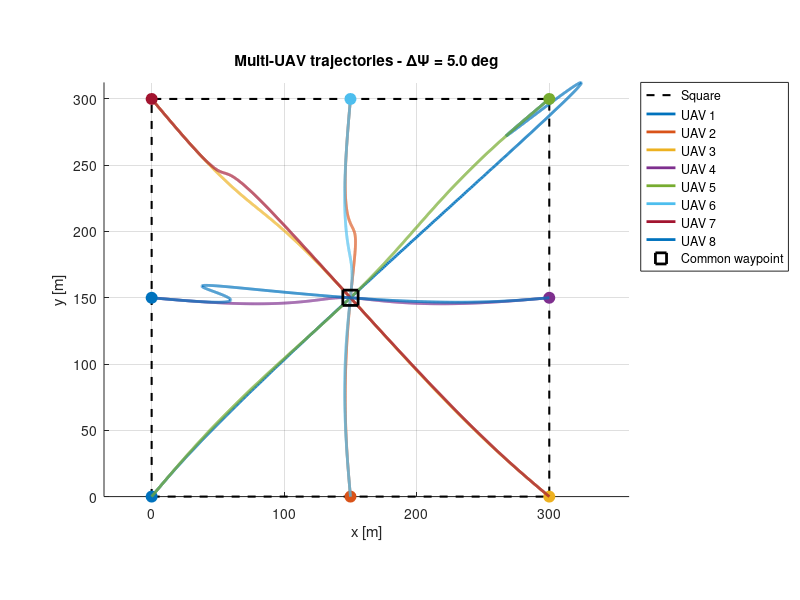
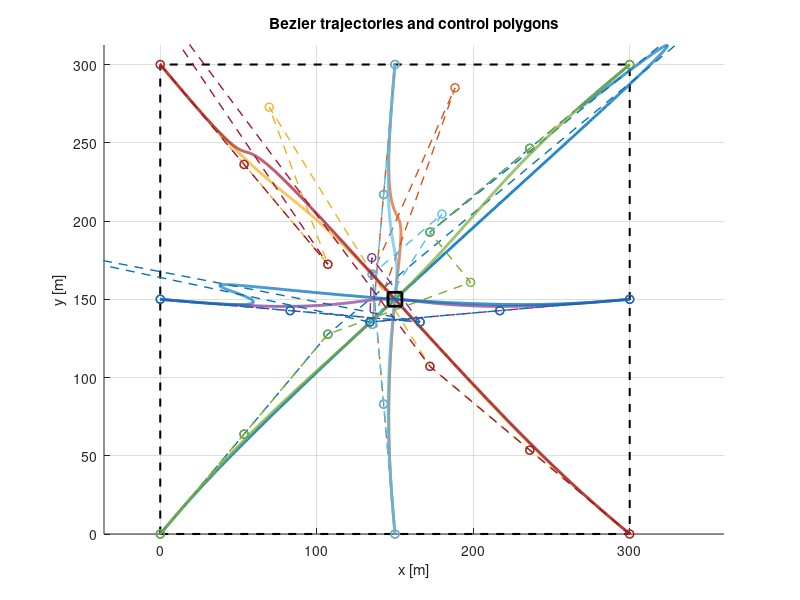
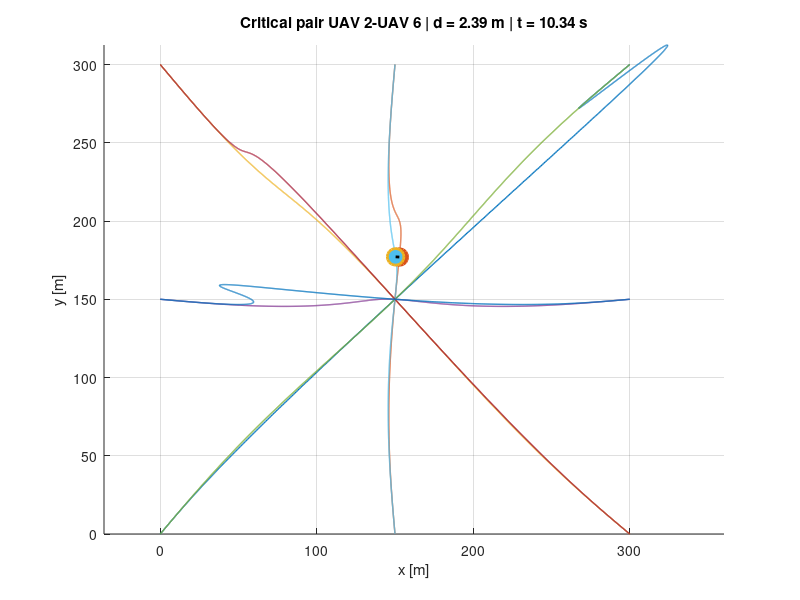
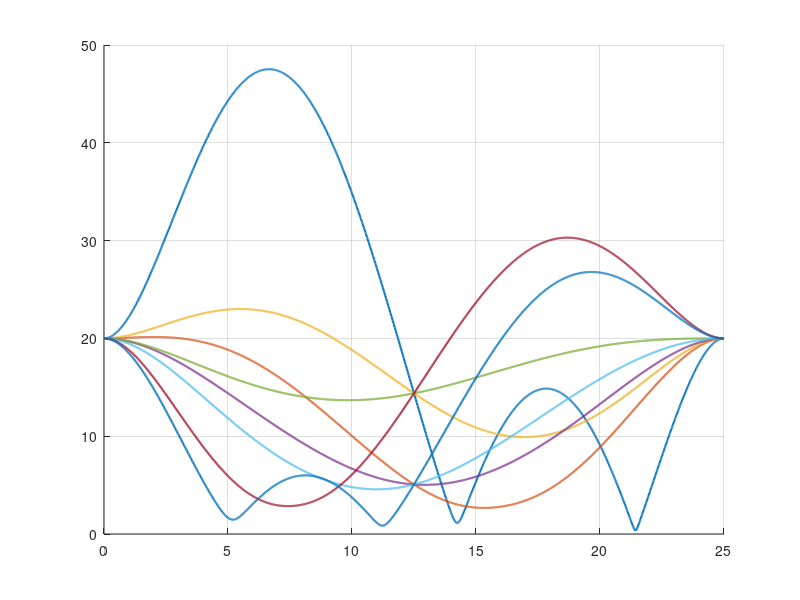

These figures' MATLAB source, in order: (Note: this script raises an error after producing the figures.)
%% ============================================================
% MULTI-UAV TRAJECTORY PLANNING
%
% 8 UAVs - 2D Swapping Square
%
% Bezier parametrization - degree 6
%
% Approach 1:
%   - Same waypoint for all UAVs
%   - Different waypoint crossing times
%   - Different initial/final headings to avoid collinear paths
%
% Flat output:
%
%       z = [x ; y]
%
% UAV model:
%
%       x_dot   = Va*cos(Psi)
%       y_dot   = Va*sin(Psi)
%       Psi_dot = g*tan(Phi)/Va
%
% ============================================================

clear;
clc;
close all;


%% ============================================================
% 1. PARAMETERS
% ============================================================

g = 9.81;                   % Gravity [m/s^2]

L = 300;                    % Square side [m]

T = 25;                     % Total trajectory time [s]

N = 1500;                   % Number of samples

t = linspace(0,T,N);

tau = t/T;                  % Normalized time

nUAV = 8;

V0 = 20;                    % Initial/final airspeed [m/s]

d_safe = 10;                % Required safety distance [m]


%% ============================================================
% HEADING DEVIATION
%
% Increase this value to obtain more curved trajectories.
%
% ============================================================

deltaPsi = deg2rad(5);


%% ============================================================
% 2. INITIAL POSITIONS
%
%
%           S7 ----- S6 ----- S5
%            |                |
%            |                |
%           S8       C        S4
%            |                |
%            |                |
%           S1 ----- S2 ----- S3
%
%
% ============================================================

S = [ ...
    0       L/2      L       L       L       L/2      0       0;
    0       0        0       L/2     L       L        L       L/2 ...
];


%% ============================================================
% 3. DESTINATIONS
%
% S1 <-> S5
% S2 <-> S6
% S3 <-> S7
% S4 <-> S8
%
% ============================================================

destination = [ ...
    5 6 7 8 1 2 3 4 ...
];


%% ============================================================
% 4. COMMON WAYPOINT
% ============================================================

w = [ ...
    L/2;
    L/2 ...
];


%% ============================================================
% 5. WAYPOINT CROSSING TIMES
%
% All UAVs pass through the same waypoint,
% but at different times.
%
% ============================================================

tw = linspace( ...
    0.25*T, ...
    0.75*T, ...
    nUAV ...
);

tau_w_all = tw/T;


%% ============================================================
% 6. INITIAL / FINAL CONDITIONS
% ============================================================

Va_i = V0*ones(1,nUAV);

Va_f = V0*ones(1,nUAV);


% Initial / final bank angles
Phi_i = zeros(1,nUAV);

Phi_f = zeros(1,nUAV);


% Initial / final heading
Psi_i = zeros(1,nUAV);

Psi_f = zeros(1,nUAV);


%% ============================================================
% CURVATURE SIDE
%
% Opposite UAVs receive opposite deviations.
%
% UAV 1 / UAV 5
% UAV 2 / UAV 6
% UAV 3 / UAV 7
% UAV 4 / UAV 8
%
% ============================================================

side = [ ...
     1  1  1  1 ...
    -1 -1 -1 -1 ...
];


%% ============================================================
% CALCULATE INITIAL / FINAL HEADINGS
% ============================================================

for i = 1:nUAV

    zi = S(:,i);

    zf = S(:,destination(i));


    % Direct orientation toward destination
    direction = zf - zi;

    psi_base = atan2( ...
        direction(2), ...
        direction(1) ...
    );


    % Initial heading
    Psi_i(i) = ...
        psi_base ...
        + side(i)*deltaPsi;


    % Final heading
    Psi_f(i) = ...
        psi_base ...
        - side(i)*deltaPsi;

end


%% ============================================================
% 7. BERNSTEIN BASIS
% ============================================================

B = @(i,n,s) ...
    nchoosek(n,i) .* ...
    (1-s).^(n-i) .* ...
    s.^i;


%% ============================================================
% 8. MEMORY ALLOCATION
% ============================================================

% Bezier control points
%
% P_all(:,:,uav)
%
% 2 coordinates
% 7 control points
% 8 UAVs

P_all = zeros(2,7,nUAV);


% Flat output and derivatives

Z   = zeros(2,N,nUAV);

ZD  = zeros(2,N,nUAV);

ZDD = zeros(2,N,nUAV);


% Reconstructed variables

Psi = zeros(nUAV,N);

Va = zeros(nUAV,N);

Phi = zeros(nUAV,N);

Va_dot = zeros(nUAV,N);


%% ============================================================
% 9. GENERATE BEZIER TRAJECTORY FOR EACH UAV
% ============================================================

for uav = 1:nUAV


    %% --------------------------------------------------------
    % Initial / final positions
    % ---------------------------------------------------------

    zi = S(:,uav);

    zf = S(:,destination(uav));


    %% --------------------------------------------------------
    % Initial velocity
    % ---------------------------------------------------------

    vi = Va_i(uav) * [ ...
        cos(Psi_i(uav));
        sin(Psi_i(uav)) ...
    ];


    %% --------------------------------------------------------
    % Final velocity
    % ---------------------------------------------------------

    vf = Va_f(uav) * [ ...
        cos(Psi_f(uav));
        sin(Psi_f(uav)) ...
    ];


    %% --------------------------------------------------------
    % Initial acceleration
    %
    % Va_dot = 0 at the boundary
    % ---------------------------------------------------------

    ai = [ ...
        -g*sin(Psi_i(uav))*tan(Phi_i(uav));
         g*cos(Psi_i(uav))*tan(Phi_i(uav)) ...
    ];


    %% --------------------------------------------------------
    % Final acceleration
    % ---------------------------------------------------------

    af = [ ...
        -g*sin(Psi_f(uav))*tan(Phi_f(uav));
         g*cos(Psi_f(uav))*tan(Phi_f(uav)) ...
    ];


    %% ========================================================
    % BEZIER CONTROL POINTS
    % ========================================================

    P0 = zi;


    P1 = ...
        P0 ...
        + (T/6)*vi;


    P2 = ...
        (T^2/30)*ai ...
        + 2*P1 ...
        - P0;


    P6 = zf;


    P5 = ...
        P6 ...
        - (T/6)*vf;


    P4 = ...
        (T^2/30)*af ...
        - P6 ...
        + 2*P5;


    %% ========================================================
    % EXACT WAYPOINT CONDITION
    %
    % z(tw) = w
    %
    % Determines P3
    % ========================================================

    tau_w = tau_w_all(uav);


    B0 = B(0,6,tau_w);
    B1 = B(1,6,tau_w);
    B2 = B(2,6,tau_w);
    B3 = B(3,6,tau_w);
    B4 = B(4,6,tau_w);
    B5 = B(5,6,tau_w);
    B6 = B(6,6,tau_w);


    P3 = ( ...
          w ...
        - P0*B0 ...
        - P1*B1 ...
        - P2*B2 ...
        - P4*B4 ...
        - P5*B5 ...
        - P6*B6 ...
        ) / B3;


    %% --------------------------------------------------------
    % Complete control-point matrix
    % ---------------------------------------------------------

    P = [ ...
        P0 P1 P2 P3 P4 P5 P6 ...
    ];


    P_all(:,:,uav) = P;


    %% ========================================================
    % EVALUATE TRAJECTORY
    % ========================================================

    for k = 1:N

        s = tau(k);


        %% ----------------------------------------------------
        % Position
        % -----------------------------------------------------

        z = zeros(2,1);


        for j = 0:6

            z = z ...
                + P(:,j+1)*B(j,6,s);

        end


        Z(:,k,uav) = z;


        %% ----------------------------------------------------
        % First derivative
        % -----------------------------------------------------

        zd = zeros(2,1);


        for j = 0:5

            zd = zd ...
                + (6/T) ...
                * ( ...
                    P(:,j+2) ...
                    - P(:,j+1) ...
                  ) ...
                * B(j,5,s);

        end


        ZD(:,k,uav) = zd;


        %% ----------------------------------------------------
        % Second derivative
        % -----------------------------------------------------

        zdd = zeros(2,1);


        for j = 0:4

            zdd = zdd ...
                + (30/T^2) ...
                * ( ...
                    P(:,j+3) ...
                    - 2*P(:,j+2) ...
                    + P(:,j+1) ...
                  ) ...
                * B(j,4,s);

        end


        ZDD(:,k,uav) = zdd;

    end


    %% ========================================================
    % FLATNESS RECONSTRUCTION
    % ========================================================

    %% Heading

    Psi(uav,:) = atan2( ...
        ZD(2,:,uav), ...
        ZD(1,:,uav) ...
    );


    %% Airspeed

    Va(uav,:) = sqrt( ...
        ZD(1,:,uav).^2 ...
        + ZD(2,:,uav).^2 ...
    );


    %% Bank angle

    Phi(uav,:) = atan2( ...
        ZDD(2,:,uav).*ZD(1,:,uav) ...
        - ZD(2,:,uav).*ZDD(1,:,uav), ...
        g.*Va(uav,:) ...
    );


    %% Airspeed acceleration

    Va_dot(uav,:) = ( ...
        ZD(1,:,uav).*ZDD(1,:,uav) ...
        + ...
        ZD(2,:,uav).*ZDD(2,:,uav) ...
        ) ./ Va(uav,:);

end


%% ============================================================
% 10. EXACT WAYPOINT VERIFICATION
% ============================================================

fprintf('\n');
fprintf('============================================\n');
fprintf('EXACT WAYPOINT VERIFICATION\n');
fprintf('============================================\n');


for uav = 1:nUAV

    P = P_all(:,:,uav);

    tau_w = tw(uav)/T;


    z_wp = zeros(2,1);


    for j = 0:6

        z_wp = z_wp ...
            + P(:,j+1)*B(j,6,tau_w);

    end


    error_wp = norm( ...
        z_wp ...
        - w ...
    );


    fprintf( ...
        'UAV %d | tw = %.3f s | error = %.12e m\n', ...
        uav, ...
        tw(uav), ...
        error_wp ...
    );

end


%% ============================================================
% 11. COLLISION CHECK
% ============================================================

Dmin = inf(nUAV);

global_min_distance = inf;

critical_pair = [0 0];

critical_time = NaN;

critical_index = NaN;


for i = 1:nUAV-1

    for j = i+1:nUAV


        dx = ...
            Z(1,:,i) ...
            - Z(1,:,j);


        dy = ...
            Z(2,:,i) ...
            - Z(2,:,j);


        d = sqrt( ...
            dx.^2 ...
            + dy.^2 ...
        );


        [dmin_pair,idx] = min(d);


        Dmin(i,j) = dmin_pair;

        Dmin(j,i) = dmin_pair;


        if dmin_pair < global_min_distance

            global_min_distance = dmin_pair;

            critical_pair = [i j];

            critical_time = t(idx);

            critical_index = idx;

        end

    end

end


%% ============================================================
% 12. PRINT COLLISION RESULTS
% ============================================================

fprintf('\n');
fprintf('============================================\n');
fprintf('COLLISION CHECK\n');
fprintf('============================================\n');


fprintf( ...
    'Minimum distance = %.3f m\n', ...
    global_min_distance ...
);


fprintf( ...
    'Critical pair    = UAV %d / UAV %d\n', ...
    critical_pair(1), ...
    critical_pair(2) ...
);


fprintf( ...
    'Critical time    = %.3f s\n', ...
    critical_time ...
);


if global_min_distance >= d_safe

    fprintf('\nSAFE TRAJECTORIES\n');

    fprintf( ...
        'd_min = %.3f m >= d_safe = %.3f m\n', ...
        global_min_distance, ...
        d_safe ...
    );

else

    fprintf('\nWARNING: SAFETY DISTANCE VIOLATED\n');

    fprintf( ...
        'd_min = %.3f m < d_safe = %.3f m\n', ...
        global_min_distance, ...
        d_safe ...
    );

end


%% ============================================================
% 13. PRINT ALL PAIRWISE MINIMUM DISTANCES
% ============================================================

fprintf('\n');
fprintf('============================================\n');
fprintf('PAIRWISE MINIMUM DISTANCES\n');
fprintf('============================================\n');


for i = 1:nUAV-1

    for j = i+1:nUAV

        if Dmin(i,j) < d_safe

            status = 'WARNING';

        else

            status = 'SAFE';

        end


        fprintf( ...
            'UAV %d - UAV %d : %8.3f m   %s\n', ...
            i, ...
            j, ...
            Dmin(i,j), ...
            status ...
        );

    end

end


%% ============================================================
% 14. PLOT TRAJECTORIES
% ============================================================

colors = lines(nUAV);


figure;

hold on;
grid on;
axis equal;


%% Square

plot( ...
    [0 L L 0 0], ...
    [0 0 L L 0], ...
    'k--', ...
    'LineWidth',1.5, ...
    'DisplayName','Square' ...
);


%% Trajectories

for i = 1:nUAV

    plot( ...
        Z(1,:,i), ...
        Z(2,:,i), ...
        'LineWidth',2, ...
        'Color',colors(i,:), ...
        'DisplayName',sprintf('UAV %d',i) ...
    );


    plot( ...
        S(1,i), ...
        S(2,i), ...
        'o', ...
        'MarkerSize',8, ...
        'MarkerFaceColor',colors(i,:), ...
        'MarkerEdgeColor',colors(i,:), ...
        'HandleVisibility','off' ...
    );

end


%% Common waypoint

plot( ...
    w(1), ...
    w(2), ...
    'ks', ...
    'MarkerSize',11, ...
    'LineWidth',2, ...
    'DisplayName','Common waypoint' ...
);


xlabel('x [m]');
ylabel('y [m]');

title( ...
    sprintf( ...
        'Multi-UAV trajectories - \\Delta\\Psi = %.1f deg', ...
        rad2deg(deltaPsi) ...
    ) ...
);

legend('Location','bestoutside');


%% ============================================================
% 15. CONTROL POLYGONS + TRAJECTORIES
% ============================================================

figure;

hold on;
grid on;
axis equal;


plot( ...
    [0 L L 0 0], ...
    [0 0 L L 0], ...
    'k--', ...
    'LineWidth',1.5 ...
);


for i = 1:nUAV

    P = P_all(:,:,i);


    %% Trajectory

    plot( ...
        Z(1,:,i), ...
        Z(2,:,i), ...
        'LineWidth',2, ...
        'Color',colors(i,:) ...
    );


    %% Control polygon

    plot( ...
        P(1,:), ...
        P(2,:), ...
        '--o', ...
        'LineWidth',1, ...
        'Color',colors(i,:), ...
        'HandleVisibility','off' ...
    );

end


plot( ...
    w(1), ...
    w(2), ...
    'ks', ...
    'MarkerSize',10, ...
    'LineWidth',2 ...
);


xlabel('x [m]');
ylabel('y [m]');

title('Bezier trajectories and control polygons');


%% ============================================================
% 16. PLOT CRITICAL COLLISION CONFIGURATION
% ============================================================

figure;

hold on;
grid on;
axis equal;


%% Plot trajectories

for i = 1:nUAV

    plot( ...
        Z(1,:,i), ...
        Z(2,:,i), ...
        'Color',colors(i,:), ...
        'LineWidth',1 ...
    );

end


i = critical_pair(1);

j = critical_pair(2);

k = critical_index;


%% Critical UAV positions

plot( ...
    Z(1,k,i), ...
    Z(2,k,i), ...
    'o', ...
    'MarkerSize',12, ...
    'MarkerFaceColor',colors(i,:), ...
    'LineWidth',2 ...
);


plot( ...
    Z(1,k,j), ...
    Z(2,k,j), ...
    'o', ...
    'MarkerSize',12, ...
    'MarkerFaceColor',colors(j,:), ...
    'LineWidth',2 ...
);


%% Line between critical UAVs

plot( ...
    [Z(1,k,i) Z(1,k,j)], ...
    [Z(2,k,i) Z(2,k,j)], ...
    'k-', ...
    'LineWidth',2 ...
);


xlabel('x [m]');
ylabel('y [m]');


title( ...
    sprintf( ...
        'Critical pair UAV %d-UAV %d | d = %.2f m | t = %.2f s', ...
        i, ...
        j, ...
        global_min_distance, ...
        critical_time ...
    ) ...
);


%% ============================================================
% 17. AIRSPEED
% ============================================================

figure;

hold on;
grid on;


for i = 1:nUAV

    plot( ...
        t, ...
        Va(i,:), ...
        'LineWidth',1.5, ...
        'Color',colors(i,:), ...
        'DisplayName',sprintf('UAV %d',i) ...
    );

end


yline( ...
    18, ...
    'k--', ...
    'V_a min' ...
);


yline( ...
    25, ...
    'k--', ...
    'V_a max' ...
);


xlabel('Time [s]');
ylabel('V_a [m/s]');

title('Airspeed');

legend('Location','bestoutside');


%% ============================================================
% 18. BANK ANGLE
% ============================================================

figure;

hold on;
grid on;


for i = 1:nUAV

    plot( ...
        t, ...
        Phi(i,:), ...
        'LineWidth',1.5, ...
        'Color',colors(i,:), ...
        'DisplayName',sprintf('UAV %d',i) ...
    );

end


yline( ...
    0.43, ...
    'k--', ...
    '\Phi max' ...
);


yline( ...
    -0.43, ...
    'k--', ...
    '\Phi min' ...
);


xlabel('Time [s]');
ylabel('\Phi [rad]');

title('Bank angle');

legend('Location','bestoutside');


%% ============================================================
% 19. AIRSPEED ACCELERATION
% ============================================================

figure;

hold on;
grid on;


for i = 1:nUAV

    plot( ...
        t, ...
        Va_dot(i,:), ...
        'LineWidth',1.5, ...
        'Color',colors(i,:), ...
        'DisplayName',sprintf('UAV %d',i) ...
    );

end


xlabel('Time [s]');
ylabel('dV_a / dt [m/s^2]');

title('Airspeed acceleration');

legend('Location','bestoutside');


%% ============================================================
% 20. MINIMUM DISTANCE MATRIX
% ============================================================

figure;

Dplot = Dmin;

Dplot(1:nUAV+1:end) = NaN;


imagesc(Dplot);

axis equal tight;

colorbar;


xlabel('UAV');
ylabel('UAV');

title('Minimum pairwise distance [m]');


xticks(1:nUAV);
yticks(1:nUAV);


%% ============================================================
% 21. MULTI-UAV ANIMATION
% ============================================================

figure;

hold on;
grid on;
axis equal;


margin = 100;


% Include possible trajectory excursion outside square

xmin = min(Z(1,:),[],'all');
xmax = max(Z(1,:),[],'all');

ymin = min(Z(2,:),[],'all');
ymax = max(Z(2,:),[],'all');


xlim([ ...
    min(0,xmin)-margin, ...
    max(L,xmax)+margin ...
]);


ylim([ ...
    min(0,ymin)-margin, ...
    max(L,ymax)+margin ...
]);


xlabel('x [m]');
ylabel('y [m]');


%% Square

plot( ...
    [0 L L 0 0], ...
    [0 0 L L 0], ...
    'k--', ...
    'LineWidth',1.5 ...
);


%% Waypoint

plot( ...
    w(1), ...
    w(2), ...
    'ks', ...
    'MarkerSize',10, ...
    'LineWidth',2 ...
);


%% UAV graphics

hUAV = gobjects(nUAV,1);

hTrail = gobjects(nUAV,1);


for i = 1:nUAV

    hTrail(i) = animatedline( ...
        'Color',colors(i,:), ...
        'LineWidth',1.5 ...
    );


    hUAV(i) = plot( ...
        Z(1,1,i), ...
        Z(2,1,i), ...
        'o', ...
        'MarkerSize',10, ...
        'MarkerFaceColor',colors(i,:), ...
        'MarkerEdgeColor',colors(i,:) ...
    );

end


%% ============================================================
% ANIMATION LOOP
% ============================================================

animationStep = 3;


for k = 1:animationStep:N

    for i = 1:nUAV


        %% Add trajectory point

        addpoints( ...
            hTrail(i), ...
            Z(1,k,i), ...
            Z(2,k,i) ...
        );


        %% Move UAV

        set( ...
            hUAV(i), ...
            'XData',Z(1,k,i), ...
            'YData',Z(2,k,i) ...
        );

    end


    title( ...
        sprintf( ...
            'Multi-UAV swapping | t = %.2f s', ...
            t(k) ...
        ) ...
    );


    drawnow;

end
